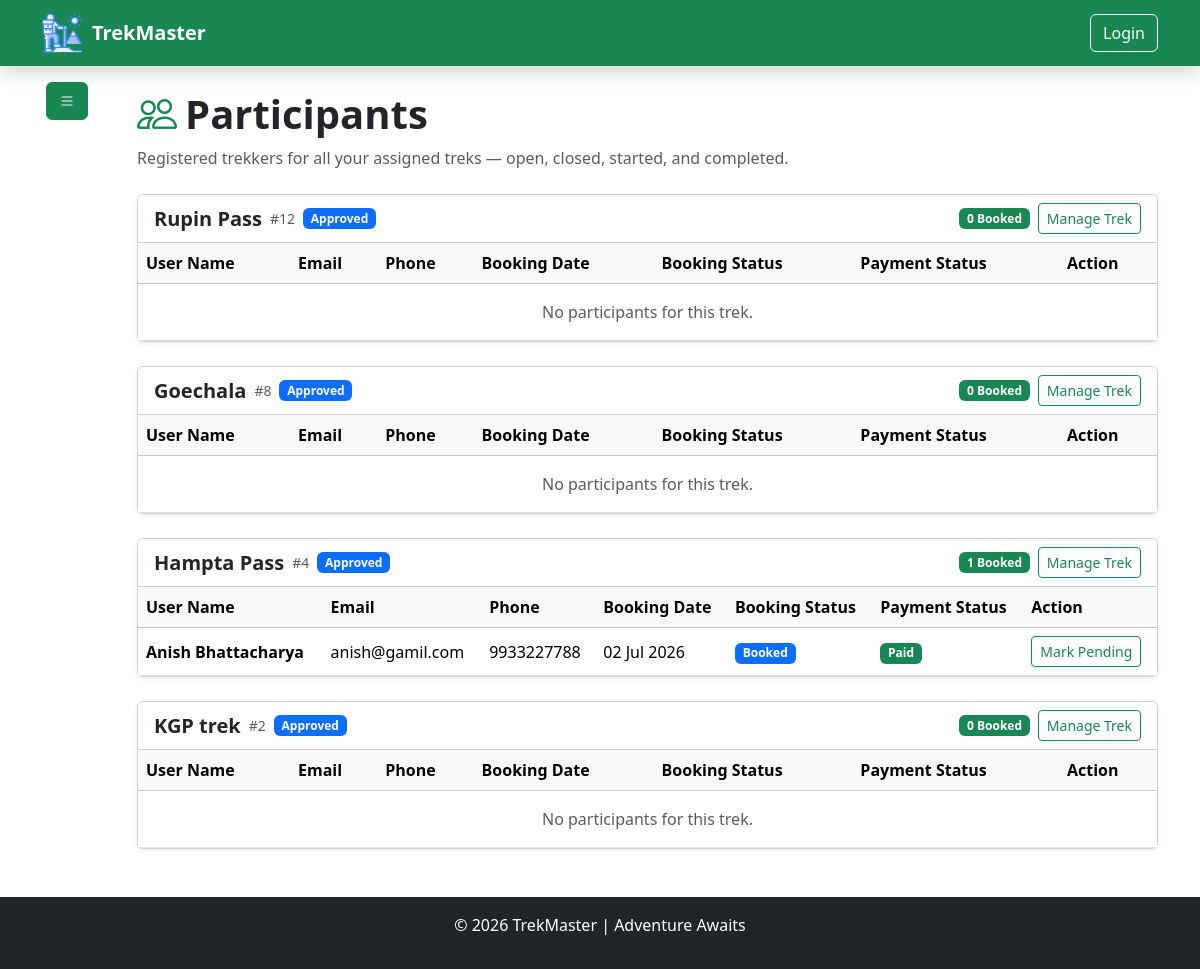
Page /trekstaff/participants (signed in) on the earlier database version.
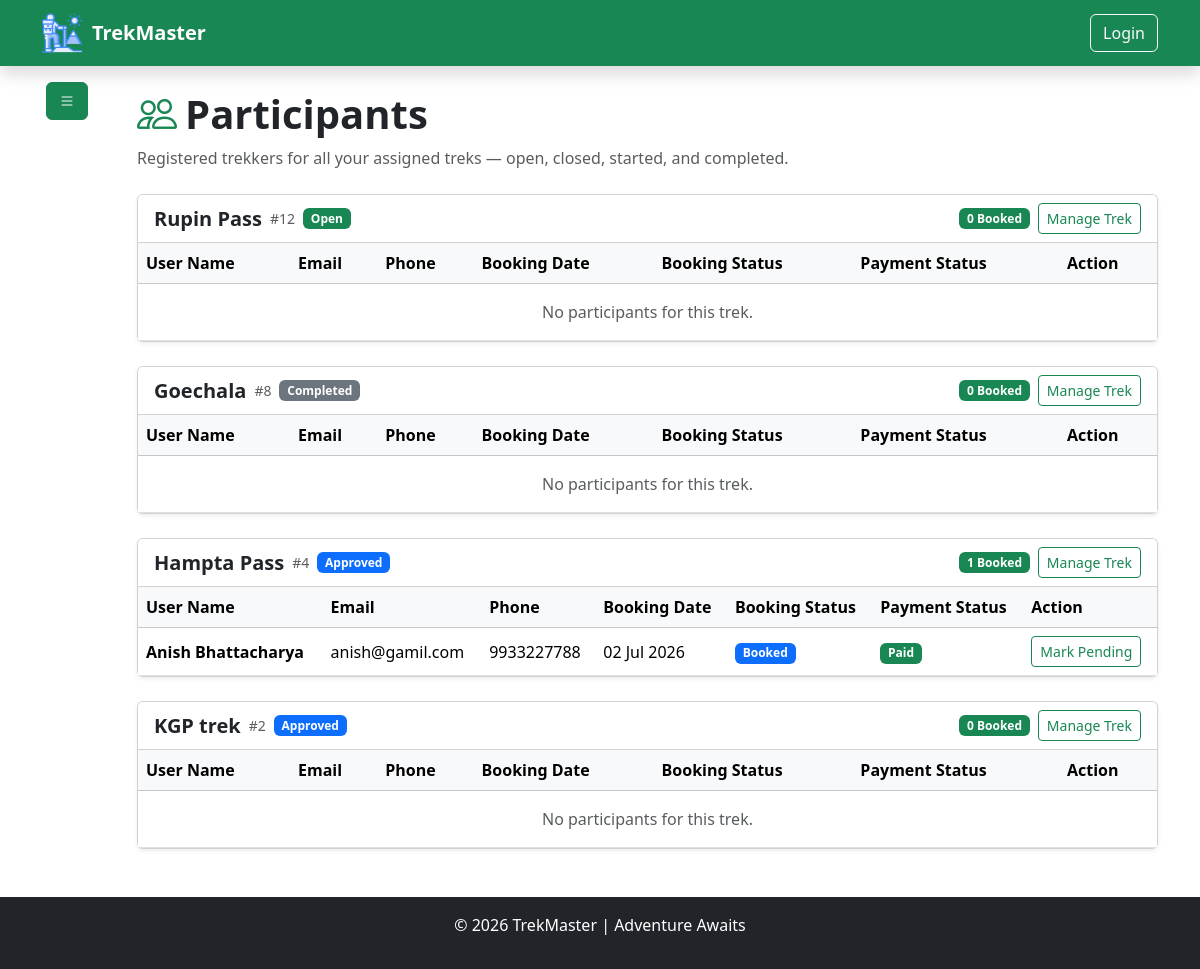
Same page on the later database version.
### utils/authentication.py (the view)
    def wrapper(*args , **kwargs):
        if "user_id" not in session:
            flash("Please log in to access this page.", "danger")
            return redirect("/auth/login")
        user = UserModel.query.filter_by(id=session["user_id"]).first()
        if not user:
            flash("User not found.", "danger")
            return redirect("/auth/login")
        return func(
            *args,
            **kwargs
        )

### controller/trek_staff_controller.py (called while the page is built)
def get_current_staff():
    user_id = session.get("user_id")
    return StaffModel.query.filter_by(user_id=user_id).first()

def load_trek_stats(treks):
    for trek in treks:
        trek.booked_participants = len(
            [b for b in trek.bookings if b.status == BookingStatus.BOOKED]
        )
    return treks

def participants():
    staff = get_current_staff()
    if not staff:
        flash("Staff not found.", "danger")
        return redirect(url_for("authentication.login"))
    assigned_treks = (
        TrekModel.query.filter_by(assigned_staff_id=staff.id)
        .order_by(TrekModel.id.desc())
        .all()
    )
    load_trek_stats(assigned_treks)
    trek_participants = []
    for trek in assigned_treks:
        bookings = (
            BookingModel.query.filter_by(trek_id=trek.id)
            .order_by(BookingModel.booking_date.desc())
            .all()
        )
        trek_participants.append({"trek": trek, "bookings": bookings})
    return render_template(
        "trekStaff/participants.html",
        staff=staff,
        trek_participants=trek_participants,
    )

### templates/trekStaff/participants.html (shortened to what the changed rows need)
{% extends "base.html" %}
{% block content %}
<div class="container">
    <div class="row">
        <div class="col-11">
            <div class="py-4">
                <h1 class="fw-bold d-flex align-items-center gap-2">
                    <i class="bi bi-people text-success"></i>
                    Participants
                </h1>
                {% for item in trek_participants %}
                <div class="card shadow-sm mb-4">
                    <div class="card-header bg-white d-flex justify-content-between align-items-center flex-wrap gap-2">
                        <div class="d-flex align-items-center gap-2 flex-wrap">
                            <h5 class="mb-0 fw-bold">{{ item.trek.name }}</h5>
                            <span class="text-muted small">#{{ item.trek.id }}</span>
                            {% if item.trek.status.value == 'open' %}
                            <span class="badge bg-success">Open</span>
                            {% elif item.trek.status.value == 'closed' %}
                            <span class="badge bg-danger">Closed</span>
                            {% elif item.trek.status.value == 'started' %}
                            <span class="badge bg-info">Started</span>
                            {% elif item.trek.status.value == 'completed' %}
                            <span class="badge bg-secondary">Completed</span>
                            {% elif item.trek.status.value == 'approved' %}
                            <span class="badge bg-primary">Approved</span>
                            {% elif item.trek.status.value == 'pending' %}
                            <span class="badge bg-warning text-dark">Pending</span>
                            {% else %}
                            <span class="badge bg-light text-dark text-capitalize">{{ item.trek.status.value }}</span>
                            {% endif %}
                        </div>
                        <div class="d-flex gap-2 align-items-center">
                            <span class="badge bg-success">{{ item.trek.booked_participants }} Booked</span>
                            <a href="/trekstaff/manage-trek/{{ item.trek.id }}" class="btn btn-sm btn-outline-success">
                                Manage Trek
                            </a>
                        </div>
                    </div>
                    <div class="table-responsive">
                        <table class="table table-hover align-middle mb-0">
                            <thead class="table-light">
                                <tr>
                                    <th>User Name</th>
                                    <th>Email</th>
                                    <th>Phone</th>
                                    <th>Booking Date</th>
                                    <th>Booking Status</th>
                                    <th>Payment Status</th>
                                    <th>Action</th>
                                </tr>
                            </thead>
                            <tbody>
                                {% if item.bookings|length == 0 %}
                                <tr>
                                    <td colspan="7" class="text-center py-3 text-muted">
                                        No participants for this trek.
                                    </td>
                                </tr>
                                {% endif %}
                            </tbody>
                        </table>
                    </div>
                </div>
                {% endfor %}
            </div>
        </div>
    </div>
</div>
{% endblock %}

Differences in the rows shown:
changed TrekModel "Rupin Pass": status "APPROVED" → "OPEN" (drawn)
changed TrekModel "Goechala": status "APPROVED" → "COMPLETED" (drawn)
Other differences:
list line gone: "Approved"
new list line: "Open"
new list line: "Completed"
